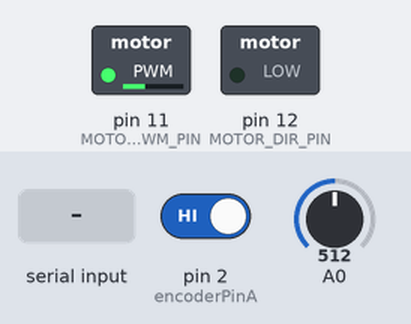
Bench run of a sketch on a simulated Arduino Uno, built with avr-gcc and run on an emulated ATmega328P. On the bench: switched loads named in the sketch (green lamp = pin HIGH). The inputs (shaded band) are chosen by the test bench; at power-on: A0 = 512, pin 2 (encoderPinA) HIGH. What the sketch prints to the serial monitor is not drawn.

Above: at 1.2 s.
1.3 s: "r" received over Serial
2.8 s: "R" received over Serial
At 3.8 s:
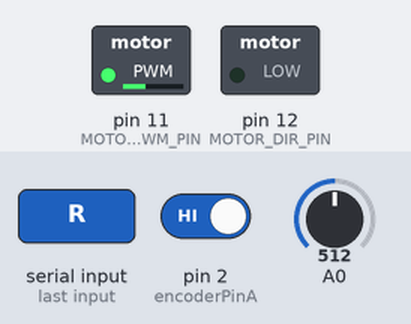
4.3 s: A0 set to 716
At 7.1 s:
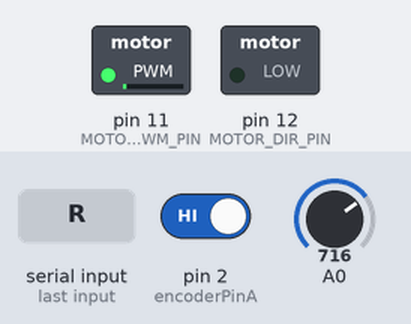
7.3 s: A0 set to 900
At 9.3 s:
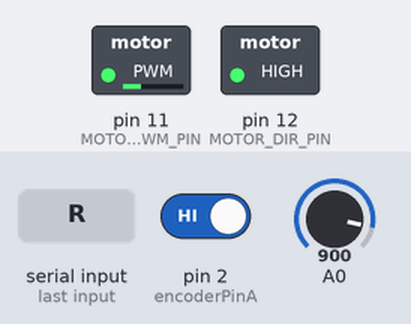
10.3 s: "r" received over Serial
At 11.5 s:
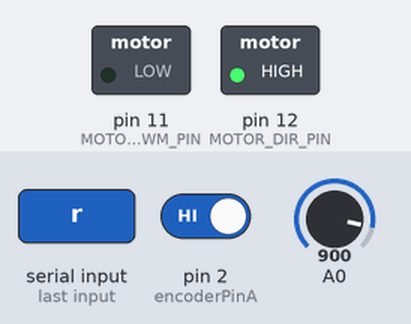
Timing chart, 0 to 12.8 s (numbered marks = the images above; inputs shaded):
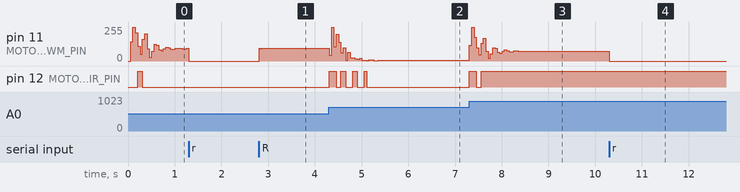

The sketch:

LQR.ino
```cpp
// 모터 제어 핀
const int MOTOR_DIR_PIN = 12;
const int MOTOR_PWM_PIN = 11;

// 엔코더 핀
const int encoderPinA = 2;
const int encoderPinB = 7;

// 엔코더 변수
volatile long encoderCount = 0;

// 각도 센서 변수
float ADCvalue = 0;
float currentAngle = 0;
const float ADCmin = 104.0;
const float ADCmax = 919.0;
const float ANGLE_OFFSET = 110.7 - 26.1;

// 타이머
unsigned long lastControlTime = 0;
const unsigned long controlInterval = 50;  // 50ms

bool isRunning = true;

// 바퀴 거리 계산
const float wheelRadiusCM = 4.0;
const float wheelCircumferenceCM = 2 * PI * wheelRadiusCM;
const int encoderPPR = 38;
const int gearRatio = 14;
const int countsPerRevolution = encoderPPR * gearRatio * 4;
const float distanceCorrectionFactor = 10.0 / 9.21;

float getCartDistanceM() {
  float rotations = encoderCount / (float)countsPerRevolution;
  return (rotations * wheelCircumferenceCM * distanceCorrectionFactor) / 100.0;
}

// 상태 변수
float x_hat[4] = {0.0, 0.0, 0.0, 0.0};

// 상태공간 행렬 (업데이트된 값)
float F_mat[4][4] = {
  {0.11126129, -0.03104599, -0.13371149, -0.02763648},
  {4.43719034, -2.23797570, -5.10791536, -1.10420334},
  {-0.17904715, 0.16026396, 0.06712872, 0.09495324},
  {-6.30730891, 5.79238321, 2.81572220, 2.59402296}
};

float G_mat[4][2] = {
  {0.99980471, 0.01144085},
  {9.2043e-05, 0.22295014},
  {3.5049e-05, 1.15454758},
  {0.00072079, 5.11537604}
};

float H_vec[4] = {
  34.53131138, -25.13837663, -37.94316040, -8.59120869
};

// ADC 필터
float readFilteredADC(int pin, int sampleCount = 100) {
  long total = 0;
  for (int i = 0; i < sampleCount; i++) {
    total += analogRead(pin);
    delayMicroseconds(5);
  }
  return total / (float)sampleCount;
}

void setup() {
  Serial.begin(115200);
  pinMode(MOTOR_DIR_PIN, OUTPUT);
  pinMode(MOTOR_PWM_PIN, OUTPUT);
  pinMode(encoderPinA, INPUT_PULLUP);
  pinMode(encoderPinB, INPUT_PULLUP);
  attachInterrupt(digitalPinToInterrupt(encoderPinA), updateEncoder, CHANGE);
  Serial.println("Press 'r' to start/stop.");
}

void loop() {
  if (Serial.available() > 0) {
    char input = Serial.read();
    if (input == 'r' || input == 'R') {
      isRunning = !isRunning;
      if (!isRunning) {
        stopMotor();
        Serial.println("System STOPPED.");
      } else {
        Serial.println("System RUNNING.");
      }
    }
  }

  if (isRunning && millis() - lastControlTime >= controlInterval) {
    lastControlTime += controlInterval;

    // 1. ADC → 각도
    ADCvalue = readFilteredADC(A0, 50);
    currentAngle = (ADCvalue - ADCmin) * 360.0 / (ADCmax - ADCmin);
    currentAngle += ANGLE_OFFSET;

    float relativeAngle = currentAngle;
    while (relativeAngle > 180.0) relativeAngle -= 360.0;
    while (relativeAngle < -180.0) relativeAngle += 360.0;

    float angleRad = relativeAngle * PI / 180.0;
    float cartPosition = getCartDistanceM();  // m 단위

    // 2. 측정값 → 상태 추정 초기화
    x_hat[0] = cartPosition;
    x_hat[2] = angleRad;

    // 3. 상태 추정 갱신: x⁺ = Fx + Gy
    float x_hat_next[4] = {0.0, 0.0, 0.0, 0.0};
    for (int i = 0; i < 4; i++) {
      for (int j = 0; j < 4; j++) {
        x_hat_next[i] += F_mat[i][j] * x_hat[j];
      }
      x_hat_next[i] += G_mat[i][0] * cartPosition + G_mat[i][1] * angleRad;
    }
    for (int i = 0; i < 4; i++) {
      x_hat[i] = x_hat_next[i];
    }

    // 4. 제어 입력 계산: u = Hx
    float u = 0;
    for (int i = 0; i < 4; i++) {
      u += H_vec[i] * x_hat[i];
    }

    // 5. PWM 출력 변환
    int pwm = constrain((int)(abs(u) * 255.0 / 12.0), 0, 255);
    bool forward = u > 0;
    moveMotor(pwm, forward);

    // 6. 디버깅 출력
    static unsigned long lastDebugTime = 0;
    if (millis() - lastDebugTime >= 200) {
      lastDebugTime = millis();
      Serial.print("[Input] Pos(m): "); Serial.print(cartPosition, 3);
      Serial.print(" | Angle(rad): "); Serial.print(angleRad, 3);
      Serial.print(" || [x̂] ");
      for (int i = 0; i < 4; i++) {
        Serial.print("x"); Serial.print(i + 1); Serial.print(": ");
        Serial.print(x_hat[i], 3);
        Serial.print(i < 3 ? ", " : "");
      }
      Serial.print(" || [Control] U(V): "); Serial.print(u, 3);
      Serial.print(" | PWM: "); Serial.print(pwm);
      Serial.print(" | Dir: "); Serial.println(forward ? "FWD" : "REV");
    }
  }
}

void updateEncoder() {
  bool A = digitalRead(encoderPinA);
  bool B = digitalRead(encoderPinB);
  if (A == B) {
    encoderCount++;
  } else {
    encoderCount--;
  }
}

void moveMotor(int pwm, bool forward) {
  digitalWrite(MOTOR_DIR_PIN, forward ? HIGH : LOW);
  analogWrite(MOTOR_PWM_PIN, pwm);
}

void stopMotor() {
  analogWrite(MOTOR_PWM_PIN, 0);
}
```

Measured:
- after the input at 2.8 s, pin 11 (MOTOR_PWM_PIN): 0/255 → 94/255 at once
- after the input at 4.3 s, pin 12 (MOTOR_DIR_PIN): LOW → HIGH at once, then moves between LOW and HIGH, repeating every 0.25 s
- after the input at 7.3 s, pin 12 (MOTOR_DIR_PIN): LOW → HIGH at once, → LOW 0.15 s later, → HIGH 0.10 s later
- after the input at 10.3 s, pin 11 (MOTOR_PWM_PIN): 75/255 → 0/255 at once
